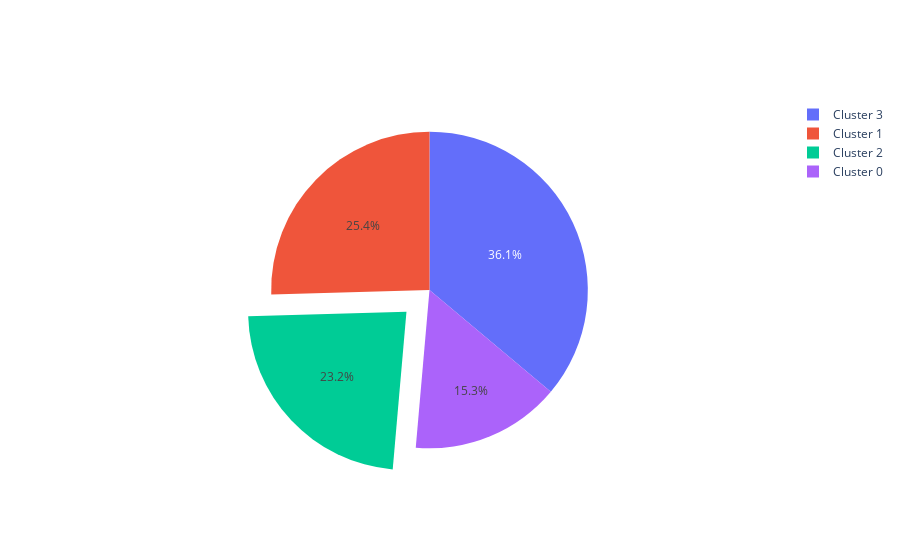

The code cell stored with this chart in its notebook:
### Code cell
#pulling slices out: 
import plotly.graph_objects as go

labels = ['Cluster 3','Cluster 1','Cluster 2','Cluster 0']
values = [3611, 2545, 2317, 1528]

# pull is given as a fraction of the pie radius
fig = go.Figure(data=[go.Pie(labels=labels, values=values, pull=[0, 0, 0.2, 0])], 
               layout =)
fig.show()

### Figure 1 — Plotly figure (JSON) as saved in the notebook; plotly's stock layout.template omitted (floating-point values rounded to 4 significant figures)
{"data": [{"labels": ["Cluster 3", "Cluster 1", "Cluster 2", "Cluster 0"], "pull": [0, 0, 0.2, 0], "type": "pie", "values": [3611, 2545, 2317, 1528]}], "layout": {}}
